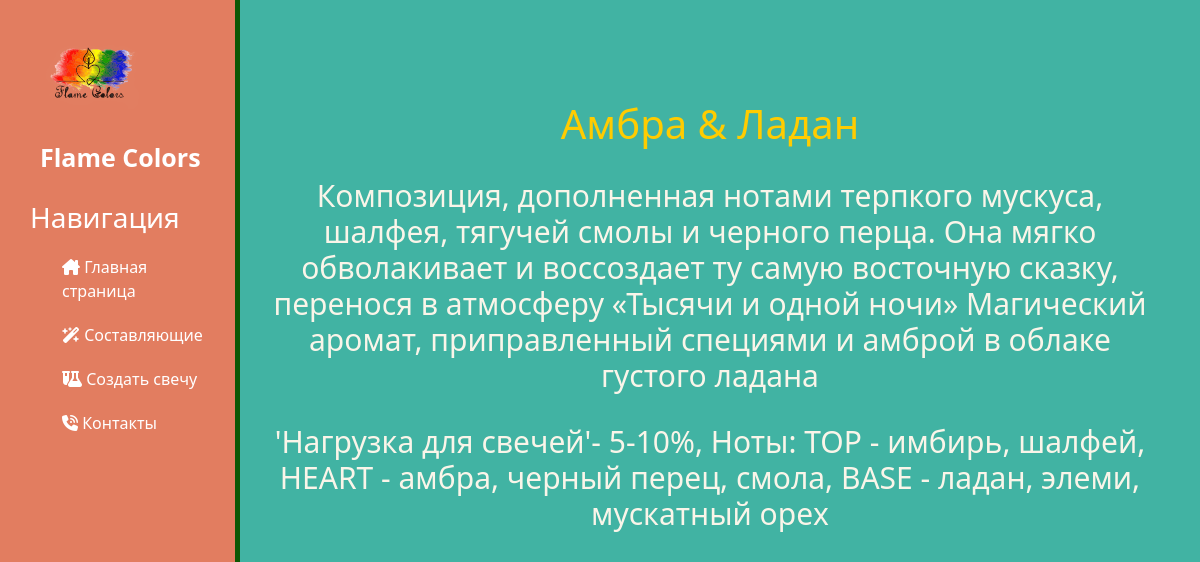
The app's page /132/ambra-and-ladan/ with its own data.
### Svecha/models.py (models this page shows, shortened)
class Product(models.Model):
    ingredients = models.ForeignKey(Ingredients, related_name='ingredients', on_delete=models.CASCADE, verbose_name='Ингредиент')
    name = models.CharField(max_length=200, db_index=True, verbose_name='Наименование')
    slug = models.SlugField(max_length=200, db_index=True)
    image = models.ImageField(upload_to='products/%Y/%m/%d', blank=True, verbose_name='Фото')
    description = models.TextField(blank=True, verbose_name='Описание')
    primechanie = models.TextField(blank=True, verbose_name='Примечание')
    updated = models.DateTimeField(auto_now=True)
    class Meta:
        ordering = ('name',)
        index_together = (('id', 'slug'),)
        verbose_name = 'Составляющее'
        verbose_name_plural = 'Составляющие'

### Svecha/views.py (the view)
# urls.py: path('<int:id>/<slug:slug>/', views.product_detail, name='ingredients_detail'),
def product_detail(request, id, slug):
    product = get_object_or_404(Product, id=id, slug=slug)
    context = {'product': product}
    return render(request, 'ingredients/detail.html', context,)

### Svecha/templates/ingredients/detail.html (shortened to what this page needs)
{% extends "base_generic.html" %}
{% block content %}
<div class="features">
        <h2> {{ product.name }} </h2>
        <h3> {{ product.description }} </h3>
        <h3> {{ product.primechanie }} </h3>
</div>
{% endblock %}

### Svecha/static/css/styles.css (style rules this page uses)
body { background : #41B3A3; }
main .features { float: left; color: #fff; margin-top: 100px; margin-left: 20px; text-align: center; width: 75%; }
main .features h2 { font-size: 40px; color: #FFCC00; }
main .features h3 { font-size: 30px; color: #FAF5E9; margin-top: 30px; }

### records on screen
Product: name "Амбра & Ладан", description "Композиция, дополненная нотами терпкого мускуса, шалфея, тягучей смолы и черного перца. Она мягко обволакивает и воссоздает ту самую восточную сказку, перенося в атмосферу «Тысячи и одной ночи» Магический аромат, приправленный специями и амброй в облаке густого ладана", primechanie "'Нагрузка для свечей'- 5-10%, Ноты: TOP - имбирь, шалфей, HEART - амбра, черный перец, смола, BASE - ладан, элеми, мускатный орех"
